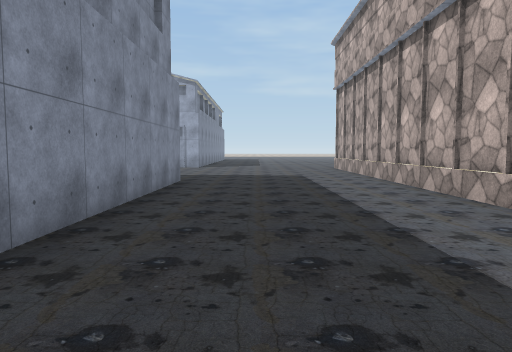
View 1 (above)

24 first-person views from a walk through a Unity game level. The camera is 1.5 m above the floor, tilts 4° down and sees 70° across. The floor is counted in squares, 2 m on a side. Each view is taken from the middle of a square. On the plan, view 1 faces up. The plan holds only what a view shows up to about 11 squares ahead; the rest is blank. The place goes on beyond the plan. Some surface patterns are stand-ins.

View 2
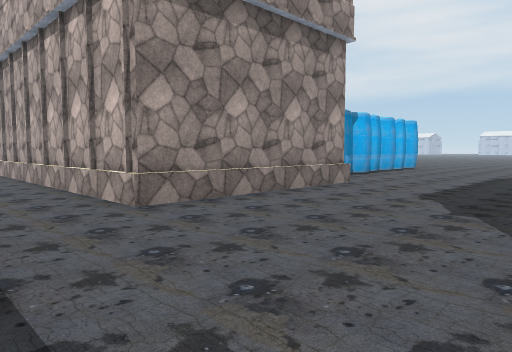

View 3
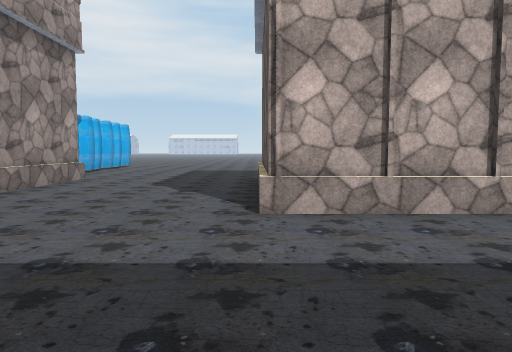

View 4
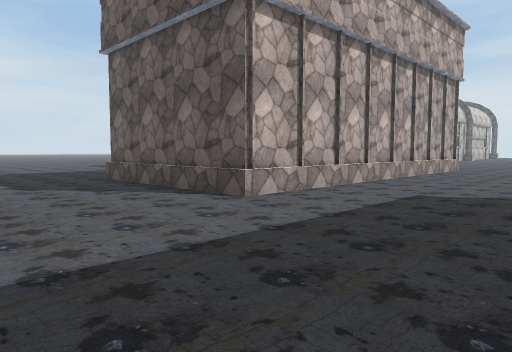

View 5
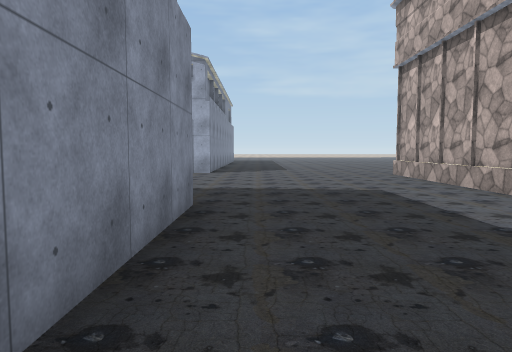

View 6
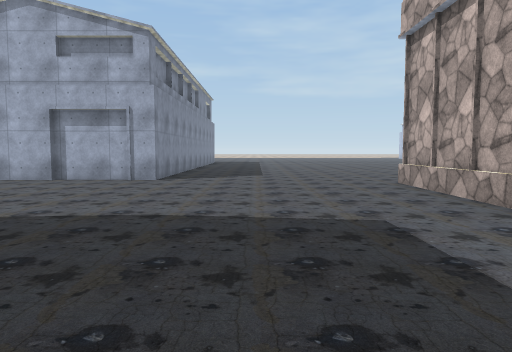

View 7
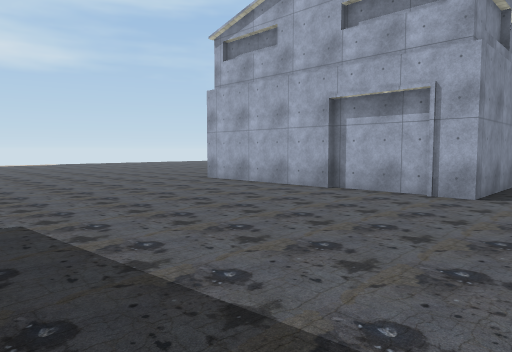

View 8
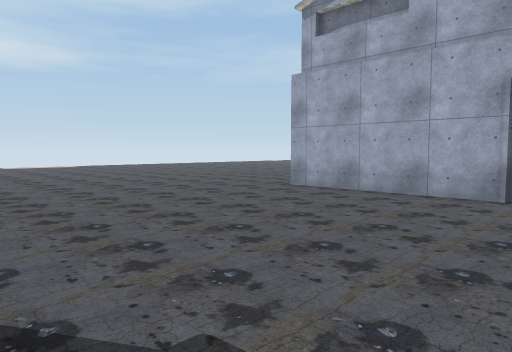

View 9
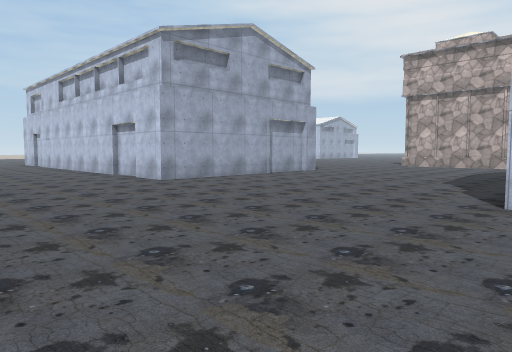

View 10
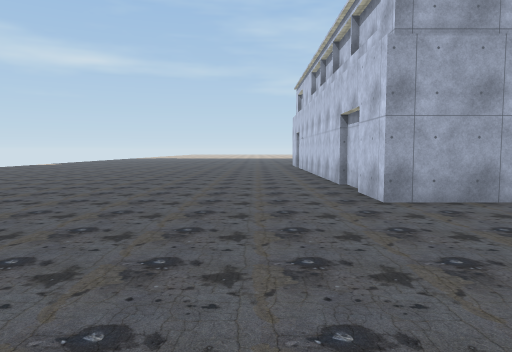

View 11
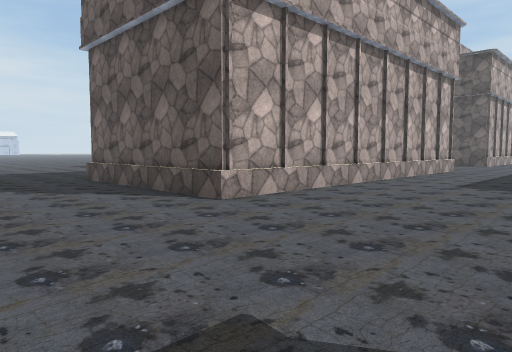

View 12
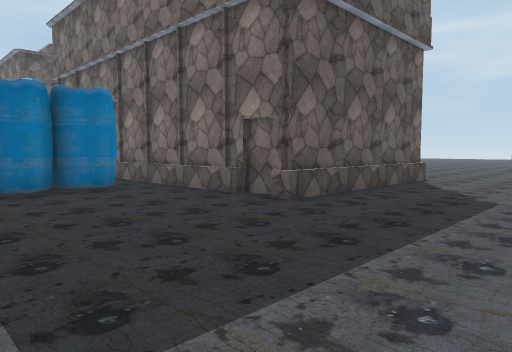

View 13
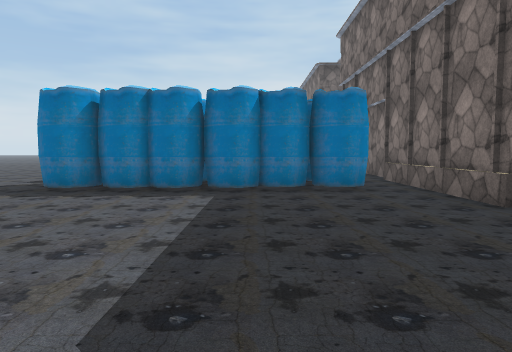

View 14
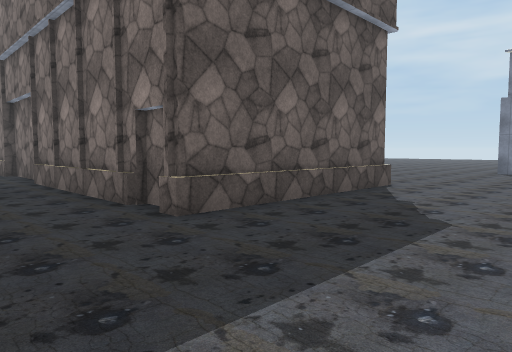

View 15
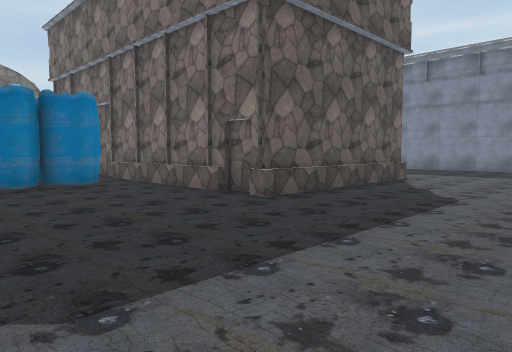

View 16
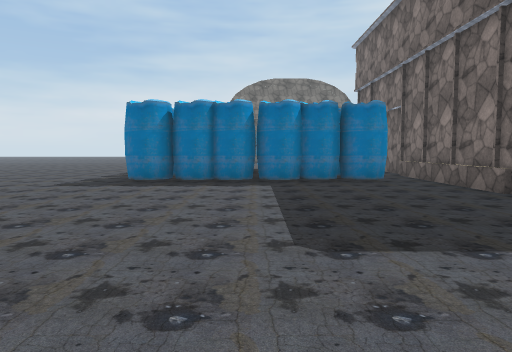

View 17
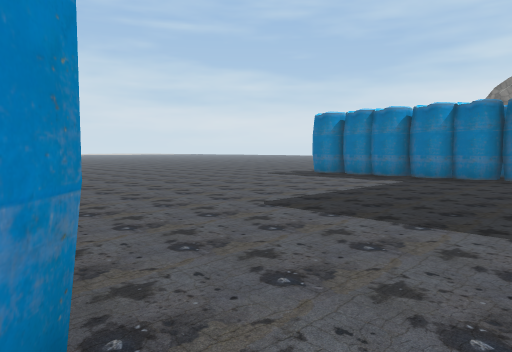

View 18
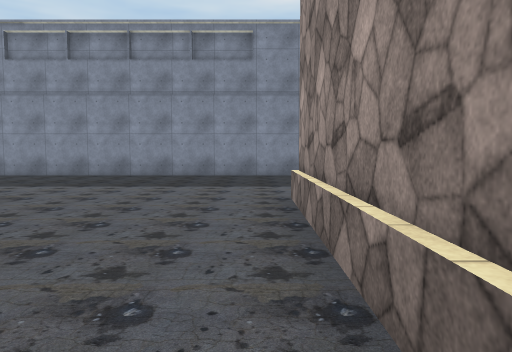

View 19
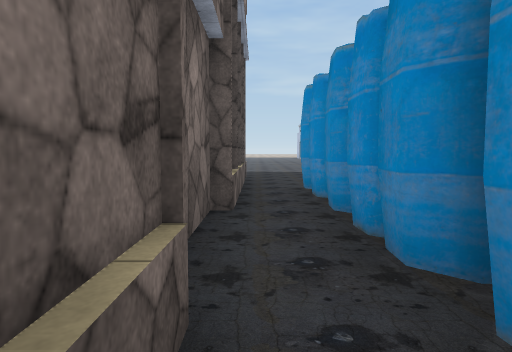

View 20
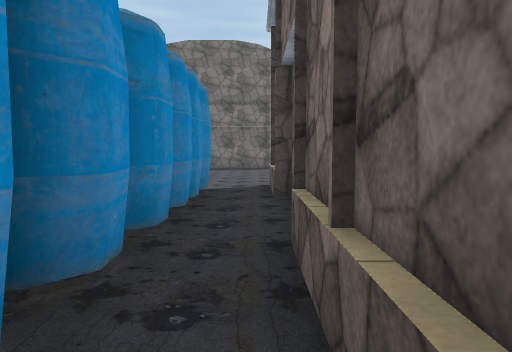

View 21
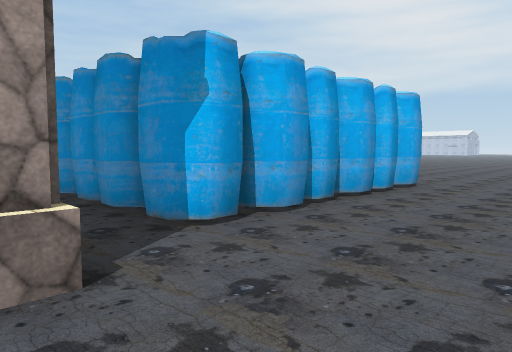

View 22
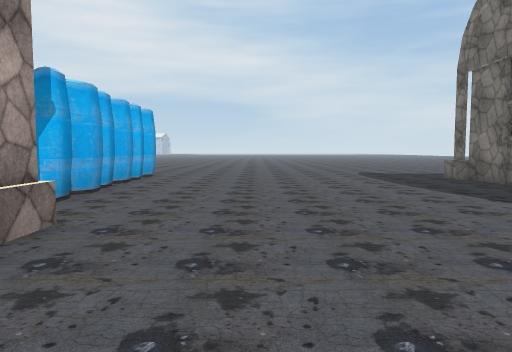

View 23
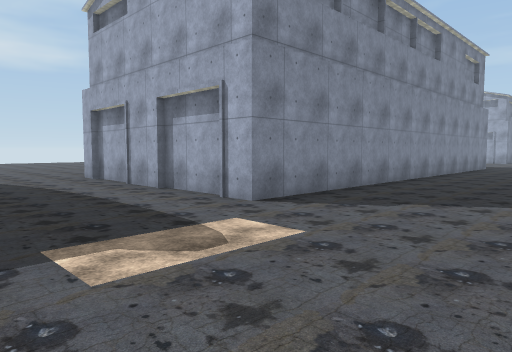

View 24
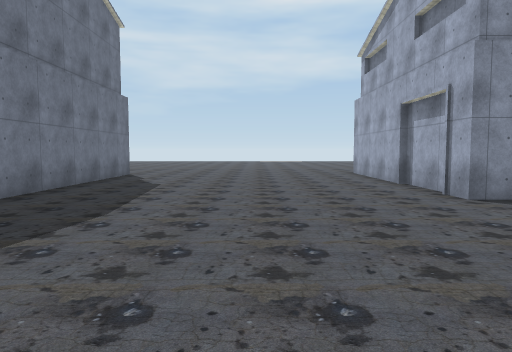

### Floor plan
Key: @ floor where view 1 was taken; # wall or solid block; . floor; O other object.
Columns run from 14 left of view 1 to 14 right of it. Each row starts with its distance up from view 1.
 19 .....#     # ....     ......
 18 .....#     #................
 17 .....#######.................
 16 .............................
 15 ..................#####......
 14 ..................#   #......
 13 ..................#   #......
 12 ..................#   #.#####
 11 ..................#   #.##
 10 ..................#   #.#
  9 ......#######.....#   #.#
  8 ....        #.....#   #.#
  7             #.....#   #.#
  6             #.....#   #.##
  5             #.....#####.....
  4             #................
  3             #................
  2             #................
  1             #................
  0             #.@...#####......
 -1             #.....#   #......
 -2             #.....#   #......
 -3             #.....#   #......
 -4      .#######.....#   #.###OO
 -5     ..............#   #.#  O
 -6     ..............#   #.#
 -7         ..........#   #.#
 -8              ....     #.#
 -9                       #.#  OO
-10                       #.###.#
-11                       #......
-12                     .........
-13                    ..........
-14                     .........
-15                      ........
-16                        ......
-17                         .....
-18                           ...
-19                            ##

Where each view was taken, in squares from view 1:
view 1: 0 up, 0 right, facing up
view 2: 0 up, 1 right, facing up-right
view 3: 0 up, 1 left, facing right
view 4: 4 up, 1 left, facing down-right
view 5: 4 up, 1 left, facing up
view 6: 7 up, 0 right, facing up
view 7: 10 up, 1 left, facing up-left
view 8: 10 up, 4 left, facing up-left
view 9: 8 up, 14 left, facing up-right
view 10: 11 up, 11 left, facing up
view 11: 19 up, 1 left, facing down-right
view 12: 19 up, 13 right, facing down-left
view 13: 19 up, 12 right, facing down
view 14: 19 up, 11 right, facing down-left
view 15: 4 up, 13 right, facing down-left
view 16: 5 up, 13 right, facing down
view 17: 6 up, 9 right, facing down-right
view 18: 4 up, 9 right, facing left
view 19: 5 up, 9 right, facing up
view 20: 3 down, 9 right, facing down
view 21: 13 down, 8 right, facing up-right
view 22: 13 down, 5 right, facing right
view 23: 8 down, 2 right, facing up-left
view 24: 13 up, 3 right, facing left
